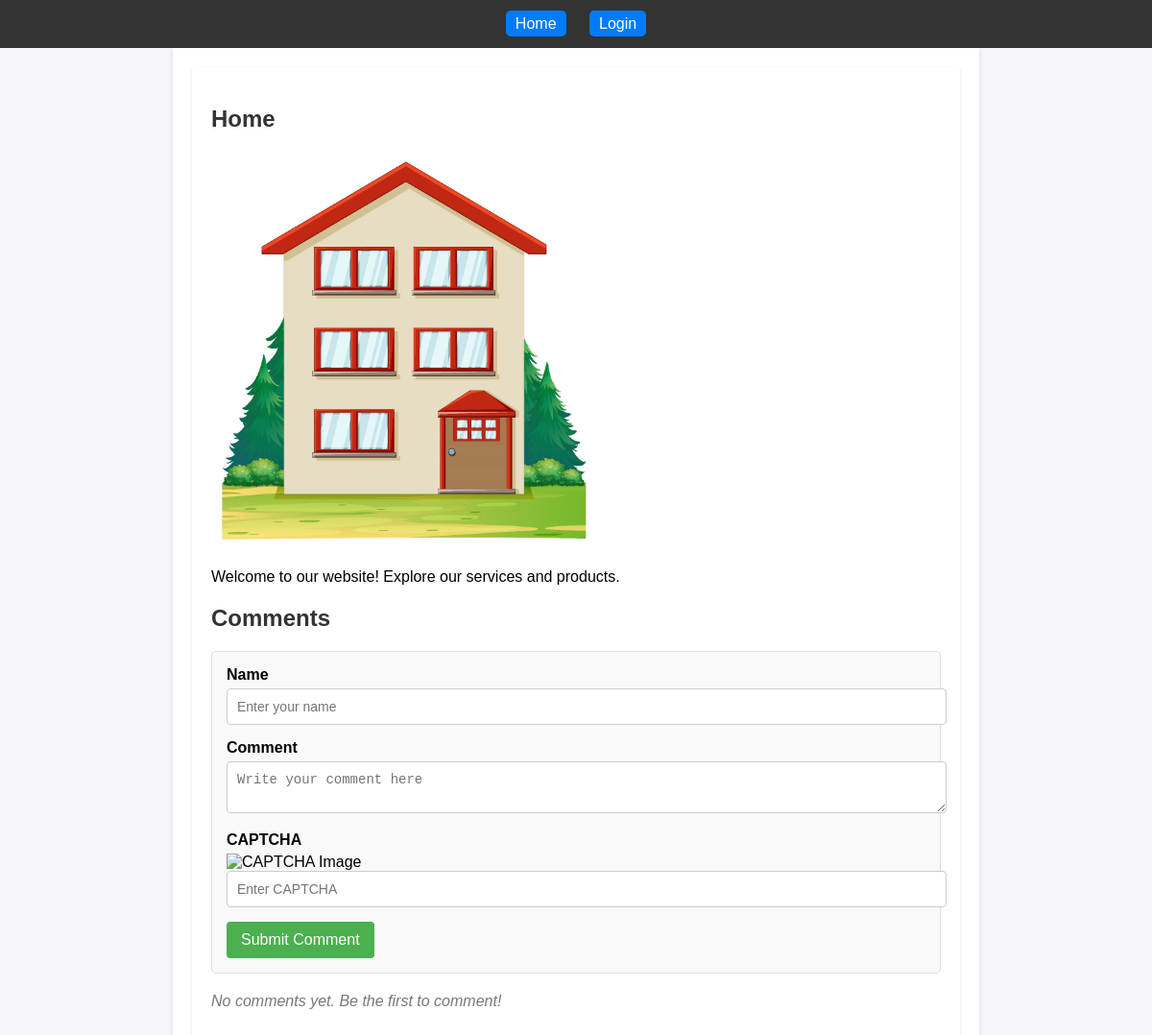
Page /view_page.php?page_id=12 on the committed database.
### tables this page shows
CREATE TABLE `pages` (
  `PageID` int UNSIGNED NOT NULL,
  `Title` varchar(255) NOT NULL,
  `Content` text,
  `ImageID` int UNSIGNED DEFAULT NULL,
  `CreatedAt` timestamp NOT NULL DEFAULT CURRENT_TIMESTAMP,
  `UpdatedAt` timestamp NOT NULL DEFAULT CURRENT_TIMESTAMP ON UPDATE CURRENT_TIMESTAMP
);

CREATE TABLE `images` (
  `ImageID` int UNSIGNED NOT NULL,
  `FileName` varchar(255) NOT NULL,
  `FilePath` varchar(255) NOT NULL,
  `CreatedAt` timestamp NOT NULL DEFAULT CURRENT_TIMESTAMP
);

### view_page.php (the view, shortened to what this page needs)
<?php
include 'config/db.php';
$pageID = isset($_GET['page_id']) ? intval($_GET['page_id']) : 0;
$stmt = $conn->prepare("SELECT Pages.*, Images.FilePath AS ImagePath FROM Pages LEFT JOIN Images ON Pages.ImageID = Images.ImageID WHERE PageID = :page_id");
$stmt->execute(['page_id' => $pageID]);
$page = $stmt->fetch();
$userInput = [
    'username' => '',
    'comment' => ''
];
?>
<?php include 'includes/header.php'; ?>
<div class="container">
    <article>
        <h1><?php echo htmlspecialchars($page['Title']); ?></h1>
        <?php if ($page['ImagePath']): ?>
            <img src="<?php echo $page['ImagePath']; ?>" alt="Page Image" width="400">
        <?php endif; ?>
        <p><?php echo nl2br(htmlspecialchars($page['Content'])); ?></p>
    </article>
    <section class="comments-section">
        <h2>Comments</h2>
        <form method="POST" class="comment-form">
            <div class="form-group">
                <label for="username">Name</label>
                <input type="text" id="username" name="username" placeholder="Enter your name" value="<?php echo htmlspecialchars($userInput['username'] ?? ''); ?>" required>
            </div>
            <div class="form-group">
                <label for="comment">Comment</label>
                <textarea id="comment" name="comment" placeholder="Write your comment here" required><?php echo htmlspecialchars($userInput['comment'] ?? ''); ?></textarea>
            </div>
            <div class="form-group">
                <label for="captcha">CAPTCHA</label>
                <img src="generate_captcha.php" alt="CAPTCHA Image">
                <input type="text" id="captcha" name="captcha" placeholder="Enter CAPTCHA" required>
            </div>
            <button type="submit" class="btn-submit">Submit Comment</button>
        </form>
        <div class="comments-list">
            <?php
            $stmt = $conn->prepare("SELECT * FROM Comments WHERE PageID = :page_id AND IsVisible = TRUE ORDER BY CreatedAt DESC");
            $stmt->execute(['page_id' => $pageID]);
            $comments = $stmt->fetchAll();
            ?>
            <?php if (count($comments) > 0): ?>
                <?php foreach ($comments as $comment): ?>
                    <div class="comment">
                        <strong class="comment-author"><?php echo htmlspecialchars($comment['UserName']); ?></strong>
                        <p class="comment-text"><?php echo nl2br(htmlspecialchars($comment['CommentText'])); ?></p>
                        <small class="comment-date">Posted on <?php echo htmlspecialchars($comment['CreatedAt']); ?></small>
                    </div>
                <?php endforeach; ?>
            <?php else: ?>
                <p class="no-comments">No comments yet. Be the first to comment!</p>
            <?php endif; ?>
        </div>
    </section>
</div>
<?php include 'includes/footer.php'; ?>

### assets/css/styles.css (style rules this page uses)
body { font-family: Arial, sans-serif; margin: 0; padding: 0; background-color: #f4f4f9; }
.container { max-width: 800px; margin: 20px auto; background: #fff; padding: 20px; box-shadow: 0 2px 4px rgba(0, 0, 0, 0.1); }
h1, h2 { color: #333; }
button, a { background: #007BFF; color: white; padding: 5px 10px; border: none; border-radius: 5px; text-decoration: none; cursor: pointer; }

### view_page.php (style rules this page uses)
.container { max-width: 800px; margin: 0 auto; padding: 20px; font-family: Arial, sans-serif; }
.comment-form { margin-bottom: 20px; border: 1px solid #ddd; padding: 15px; border-radius: 5px; background: #f9f9f9; }
.form-group { margin-bottom: 15px; }
.form-group label { display: block; font-weight: bold; margin-bottom: 5px; }
.form-group input, .form-group textarea { width: 100%; padding: 10px; border: 1px solid #ccc; border-radius: 4px; font-size: 14px; }
.btn-submit { padding: 10px 15px; background-color: #4CAF50; color: white; border: none; border-radius: 4px; font-size: 16px; cursor: pointer; display: inline-block; }
.comments-list { margin-top: 20px; }
.no-comments { color: #777; font-style: italic; }

### rows in the picture
pages: Title "Home", ImageID.FilePath (picture), Content "Welcome to our website! Explore our services and products."
